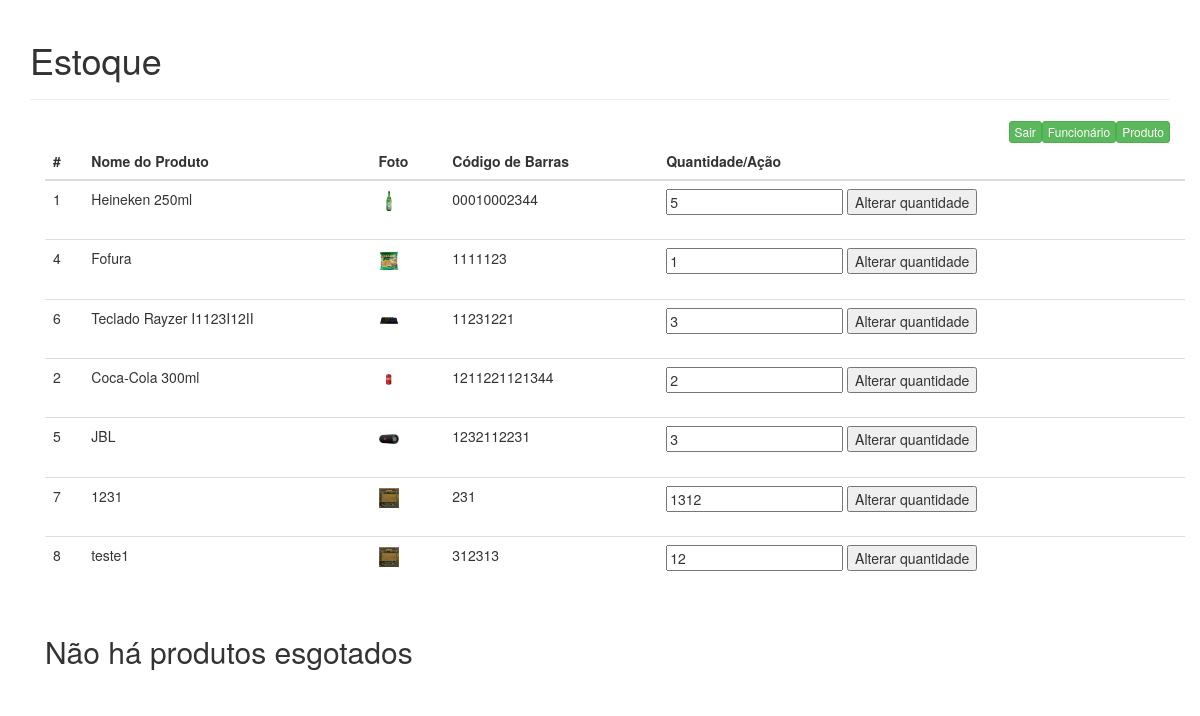
Page /estoque.php (signed in) on the committed database.
### tables this page shows
CREATE TABLE `produto` (
  `id` int(11) NOT NULL,
  `fk_categoria` int(11) NOT NULL,
  `codigo_barras` varchar(30) NOT NULL,
  `nome` varchar(30) NOT NULL,
  `detalhe` varchar(30) NOT NULL,
  `valor` float NOT NULL,
  `Foto` varchar(50) NOT NULL,
  `quantidade` int(11) NOT NULL
);

### estoque.php (the view, shortened to what this page needs)
<?php
	include_once("conexao.php");
	$result_cursos = "SELECT * FROM produto";
	$resultado_cursos = mysqli_query($conn, $result_cursos);
?>
<!DOCTYPE html>
<?php if($_SESSION['log'] == "logado"){?>
	<html lang="pt-br">
		<head>
			<link href="css/bootstrap.min.css" rel="stylesheet">
		</head>
		<body 	>
		<div class="container theme-showcase" role="main">
			<div class="page-header">
				<h1>Estoque</h1>
			</div>
			<div class="pull-right">
				<a href="http://localhost/estock-master/index.php"><button type="button" class="btn btn-xs btn-success" data-toggle="modal" data-target="#myModalcad">Produto</button></a>
			</div>
			<div class="pull-right">
				<a href="http://localhost/estock-master/funcionario.php"><button type="button" class="btn btn-xs btn-success" data-toggle="modal" data-target="#myModalcad">Funcionário</button></a>
			</div>
			<div class="pull-right">
				<a href="http://localhost/estock-master/sair.php"><button type="button" class="btn btn-xs btn-success" data-toggle="modal" data-target="#myModalcad">Sair</button></a>
			</div>
			<div class="container theme-showcase" role="main">
				<div class="row">
					<div class="col-md-12">
						<table class="table">
							<thead>
								<tr>
									<th>#</th>
									<th>Nome do Produto</th>
									<th>Foto</th>
									<th>Código de Barras</th>
									<th>Quantidade/Ação</th>
								</tr>
							</thead>
							<tbody>
								<?php while($rows_produto = mysqli_fetch_assoc($resultado_cursos)){ ?>
									<?php $quantidade = $rows_produto['quantidade'] ?>
									<?php if($quantidade>0){ ?>
										<tr>
											<td><?php echo $rows_produto['id']; ?></td>
											<td><?php echo $rows_produto['nome']; ?></td>
											<td><img src="<?php echo "upload/".$rows_produto['Foto'] ?>" style="width: 20px; height: 20px;"><br><br></td>
											<td><?php echo $rows_produto['codigo_barras']; ?></td>
											<td>
											<form method="POST" action="http://localhost/estock-master/processa_quantidade.php" enctype="multipart/form-data">
												<div class="form-group">
													<input type="number" id="quantity" min="0" value="<?php echo $rows_produto['quantidade']; ?>" name="quantidade">
													<input type="submit" value ="Alterar quantidade"></td>
												</div>
										</tr>
									<?php } ?>
								<?php } ?>
		<?php
			$result_cursos = "SELECT * FROM produto";
			$resultado_cursos = mysqli_query($conn, $result_cursos);
		?>
		<div class="container theme-showcase" role="main">
		<?php
			$result_cursos_1 = "SELECT * FROM `produto` WHERE quantidade = 0";
			$resultado_cursos_1 = mysqli_query($conn, $result_cursos_1);
			if($rows_produto = mysqli_fetch_assoc($resultado_cursos_1)){?>
				<div class="page-header">
					<h1>Esgotados : </h1>
				</div>
				<div class="container theme-showcase" role="main">
					<div class="row">
						<div class="col-md-12">
							<table class="table">
								<thead>
									<tr>
										<th>#</th>
										<th>Nome do Produto</th>
										<th>Código de Barras</th>
										<th>Quantidade/Ação</th>
									</tr>
								</thead>
								<tbody>
									<?php while($rows_produto = mysqli_fetch_assoc($resultado_cursos)){ ?>
										<?php $quantidade = $rows_produto['quantidade'] ?>
										<?php if($quantidade<=0){ ?>
											<tr>
												<td><?php echo $rows_produto['id']; ?></td>
												<td><?php echo $rows_produto['nome']; ?></td>
												<td><?php echo $rows_produto['codigo_barras']; ?></td>
												<td>
												<form method="POST" action="http://localhost/estock-master/processa_quantidade.php" enctype="multipart/form-data">
													<div class="form-group">
														<input type="hidden" id="id11123" name="id" value="<?php echo $rows_produto['id']; ?>">
														<input type="number" id="quantity" min="0" value="<?php echo $rows_produto['quantidade']; ?>" name="quantidade">
														<input type="submit" value ="Alterar quantidade"></td>
													</div>
												</form>
											</tr>
										<?php } ?>
									<?php } ?>
							</tbody>
							</table>
						</div>
				</div>
			<?php }else{?>
				<h2> Não há produtos esgotados <h2>
			<?php } ?>
		</div>
	</body>
	</html>
<?php }else{
	header("Location: form_login.php");
}?>

### rows in the picture
produto: id "1", nome "Heineken 250ml", Foto (picture), codigo_barras "00010002344", quantidade "5"
produto: id "4", nome "Fofura", Foto (picture), codigo_barras "1111123", quantidade "1"
produto: id "6", nome "Teclado Rayzer I1123I12II", Foto (picture), codigo_barras "11231221", quantidade "3"
produto: id "2", nome "Coca-Cola 300ml", Foto (picture), codigo_barras "1211221121344", quantidade "2"
produto: id "5", nome "JBL", Foto (picture), codigo_barras "1232112231", quantidade "3"
produto: id "7", nome "1231", Foto (picture), codigo_barras "231", quantidade "1312"
produto: id "8", nome "teste1", Foto (picture), codigo_barras "312313", quantidade "12"
